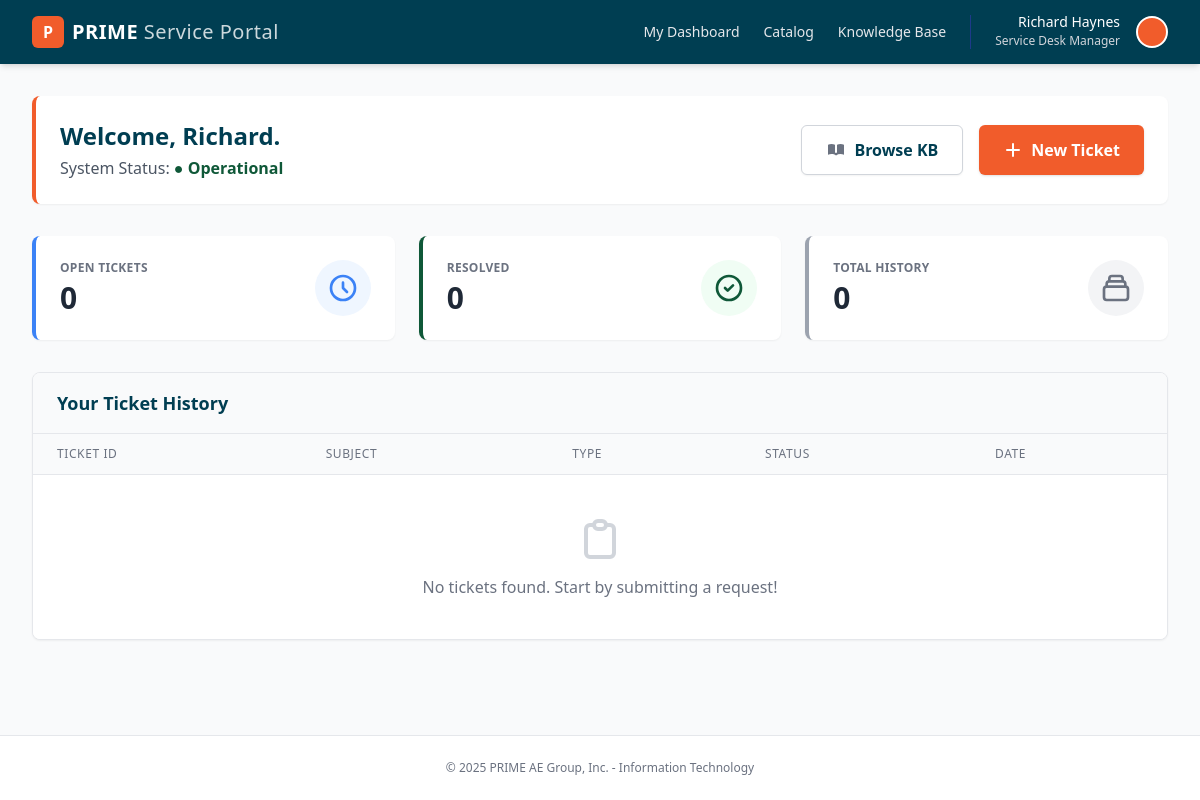
The app's page / (signed in), older data.
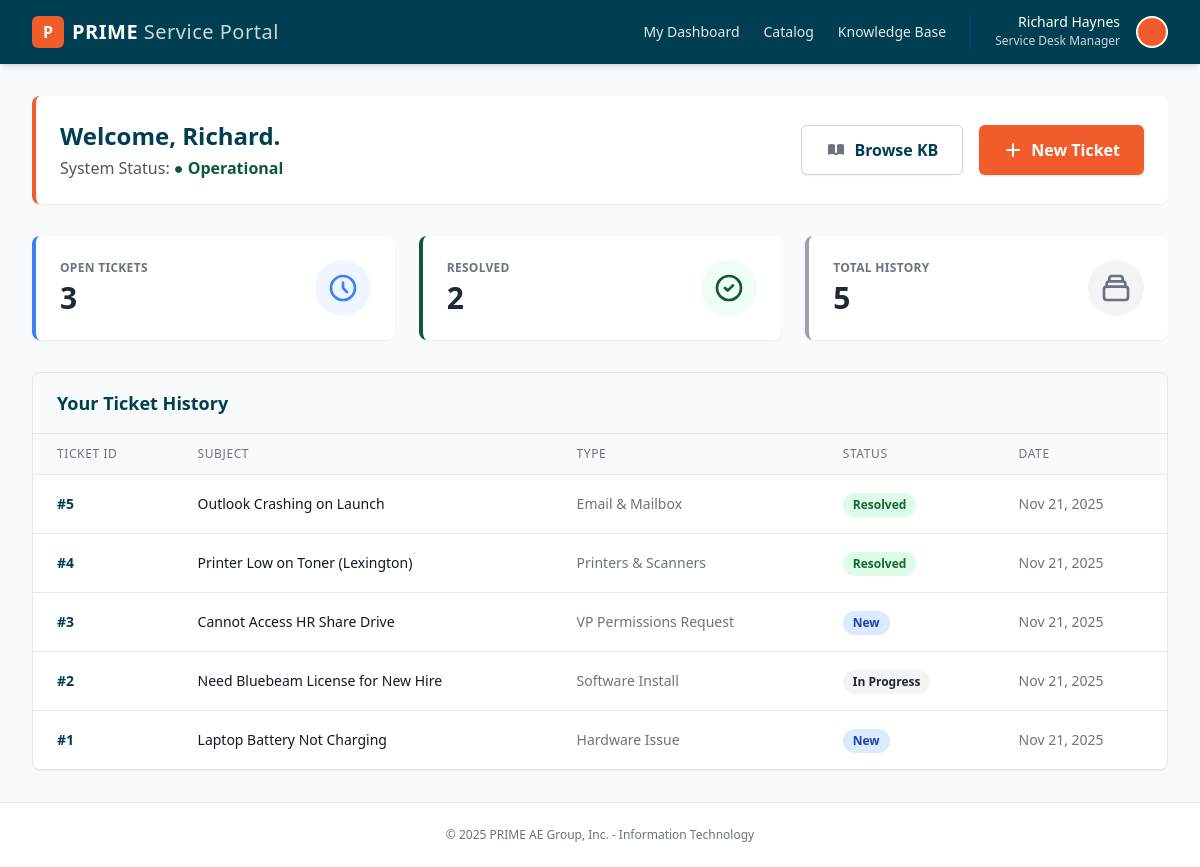
The same page, newer data.
### service_desk/models.py (models this page shows, shortened)
class Ticket(models.Model):
    class TicketType(models.TextChoices):
        APPLICATION = 'Application', 'Application Issue'
        EMAIL = 'Email', 'Email & Mailbox'
        HARDWARE = 'Hardware', 'Hardware Issue'
        PRINTER = 'Printer', 'Printers & Scanners'
        SOFTWARE = 'Software', 'Software Install'
        GENERAL = 'General', 'General IT Question'
        VP_RESET = 'VP Password', 'Deltek VP Password Reset'
        VP_PERM = 'VP Permissions', 'VP Permissions Request'
        PROJECT = 'Project', 'Project Folder Management'
    class Source(models.TextChoices):
        PORTAL = 'Portal', 'Portal'
        EMAIL = 'Email', 'Email'
        PHONE = 'Phone', 'Phone'
    class Priority(models.TextChoices):
        P1 = 'Critical', 'Critical - System Down'
        P2 = 'High', 'High - Urgent'
        P3 = 'Medium', 'Medium - Normal'
        P4 = 'Low', 'Low - Scheduled'
        NO_RESPONSE = 'NoResponse', 'Do Not Respond'
    class Status(models.TextChoices):
        NEW = 'New', 'New'
        ASSIGNED = 'Assigned', 'Assigned'
        IN_PROGRESS = 'InProgress', 'In Progress'
        RESOLVED = 'Resolved', 'Resolved'
        CLOSED = 'Closed', 'Closed'
    title = models.CharField(max_length=200, help_text="Summary of the issue")
    description = models.TextField(help_text="Detailed notes")
    submitter = models.ForeignKey(User, on_delete=models.CASCADE, related_name='tickets')
    ticket_type = models.CharField(
        max_length=50,
        choices=TicketType.choices,
        default=TicketType.GENERAL,
        verbose_name="Type"
    )
    subtype = models.CharField(max_length=100, blank=True)
    item = models.CharField(max_length=100, blank=True)
    source = models.CharField(
        max_length=20,
        choices=Source.choices,
        default=Source.PORTAL
    )
    priority = models.CharField(
        max_length=20,
        choices=Priority.choices,
        default=Priority.P3
    )
    status = models.CharField(
        max_length=20,
        choices=Status.choices,
        default=Status.NEW
    )
    connectwise_id = models.IntegerField(null=True, blank=True, unique=True)
    created_at = models.DateTimeField(auto_now_add=True)
    updated_at = models.DateTimeField(auto_now=True)
    class Meta:
        ordering = ['-created_at']
        verbose_name = "Service Ticket"
        verbose_name_plural = "Service Tickets"

### service_desk/views.py (the view)
# urls.py: path('', views.dashboard, name='dashboard'),
def dashboard(request):
    if request.user.is_authenticated:
        user_tickets = Ticket.objects.filter(submitter=request.user).order_by('-created_at')
    else:
        user_tickets = Ticket.objects.none()
    total = user_tickets.count()
    resolved = user_tickets.filter(status__in=[Ticket.Status.RESOLVED, Ticket.Status.CLOSED]).count()
    open_count = total - resolved
    context = {
        'tickets': user_tickets,
        'total_tickets': total,
        'open_tickets': open_count,
        'resolved_tickets': resolved,
    }
    return render(request, 'dashboard.html', context)

### templates/dashboard.html (shortened to what the changed rows need)
{% extends 'base.html' %}
{% block content %}
    <div class="bg-white rounded-lg shadow-sm p-6 border-l-4 border-prime-orange mb-8 flex justify-between items-center">
        <div>
            <h2 class="text-2xl font-bold text-prime-navy">Welcome, Richard.</h2>
        </div>
    </div>
    <div class="grid grid-cols-1 md:grid-cols-3 gap-6 mb-8">
        <div class="bg-white rounded-lg shadow-sm p-6 border-l-4 border-blue-500 flex justify-between items-center">
            <div>
                <div class="text-gray-500 text-xs font-bold uppercase tracking-wide">Open Tickets</div>
                <div class="text-3xl font-bold text-gray-800 mt-1">{{ open_tickets }}</div>
            </div>
        </div>
        <div class="bg-white rounded-lg shadow-sm p-6 border-l-4 border-prime-green flex justify-between items-center">
            <div>
                <div class="text-gray-500 text-xs font-bold uppercase tracking-wide">Resolved</div>
                <div class="text-3xl font-bold text-gray-800 mt-1">{{ resolved_tickets }}</div>
            </div>
        </div>
        <div class="bg-white rounded-lg shadow-sm p-6 border-l-4 border-gray-400 flex justify-between items-center">
            <div>
                <div class="text-gray-500 text-xs font-bold uppercase tracking-wide">Total History</div>
                <div class="text-3xl font-bold text-gray-800 mt-1">{{ total_tickets }}</div>
            </div>
        </div>
    </div>
    <div class="bg-white rounded-lg shadow-sm border border-gray-200 overflow-hidden">
        <div class="overflow-x-auto">
            <table class="min-w-full divide-y divide-gray-200">
                <thead class="bg-gray-50">
                    <tr>
                        <th scope="col" class="px-6 py-3 text-left text-xs font-medium text-gray-500 uppercase tracking-wider">Ticket ID</th>
                        <th scope="col" class="px-6 py-3 text-left text-xs font-medium text-gray-500 uppercase tracking-wider">Subject</th>
                        <th scope="col" class="px-6 py-3 text-left text-xs font-medium text-gray-500 uppercase tracking-wider">Type</th>
                        <th scope="col" class="px-6 py-3 text-left text-xs font-medium text-gray-500 uppercase tracking-wider">Status</th>
                        <th scope="col" class="px-6 py-3 text-left text-xs font-medium text-gray-500 uppercase tracking-wider">Date</th>
                    </tr>
                </thead>
                <tbody class="bg-white divide-y divide-gray-200">
                    {% for ticket in tickets %}
                    <tr class="hover:bg-gray-50 transition duration-150">
                        <td class="px-6 py-4 whitespace-nowrap text-sm font-bold text-prime-navy">
                            #{{ ticket.connectwise_id|default:ticket.id }}
                        </td>
                        <td class="px-6 py-4 whitespace-nowrap text-sm font-medium text-gray-900">
                            {{ ticket.title|truncatechars:50 }}
                        </td>
                        <td class="px-6 py-4 whitespace-nowrap text-sm text-gray-500">
                            {{ ticket.get_ticket_type_display }}
                        </td>
                        <td class="px-6 py-4 whitespace-nowrap">
                            <span class="px-2.5 py-0.5 inline-flex text-xs leading-5 font-semibold rounded-full
                                {% if ticket.status == 'New' %} bg-blue-100 text-blue-800
                                {% elif ticket.status == 'In Progress' %} bg-yellow-100 text-yellow-800
                                {% elif ticket.status == 'Resolved' %} bg-green-100 text-green-800
                                {% else %} bg-gray-100 text-gray-800 {% endif %}">
                                {{ ticket.get_status_display }}
                            </span>
                        </td>
                        <td class="px-6 py-4 whitespace-nowrap text-sm text-gray-500">
                            {{ ticket.created_at|date:"M d, Y" }}
                        </td>
                    </tr>
                    {% empty %}
                    <tr>
                        <td colspan="5" class="px-6 py-10 text-center text-gray-500">
                            <div class="flex flex-col items-center justify-center">
                                <svg class="h-12 w-12 text-gray-300 mb-3" fill="none" viewBox="0 0 24 24" stroke="currentColor">
                                    <path stroke-linecap="round" stroke-linejoin="round" stroke-width="2" d="M9 5H7a2 2 0 00-2 2v12a2 2 0 002 2h10a2 2 0 002-2V7a2 2 0 00-2-2h-2M9 5a2 2 0 002 2h2a2 2 0 002-2M9 5a2 2 0 012-2h2a2 2 0 012 2" />
                                </svg>
                                <p>No tickets found. Start by submitting a request!</p>
                            </div>
                        </td>
                    </tr>
                    {% endfor %}
                </tbody>
            </table>
        </div>
    </div>
{% endblock %}

Row changes from the older to the newer data that the page shows:
added Ticket: connectwise_id "5", title "Outlook Crashing on Launch", ticket_type "Email & Mailbox", status "Resolved", created_at "Nov 21, 2025"
added Ticket: connectwise_id "4", title "Printer Low on Toner (Lexington)", ticket_type "Printers & Scanners", status "Resolved", created_at "Nov 21, 2025"
added Ticket: connectwise_id "3", title "Cannot Access HR Share Drive", ticket_type "VP Permissions Request", status "New", created_at "Nov 21, 2025"
added Ticket: connectwise_id "2", title "Need Bluebeam License for New Hire", ticket_type "Software Install", status "In Progress", created_at "Nov 21, 2025"
added Ticket: connectwise_id "1", title "Laptop Battery Not Charging", ticket_type "Hardware Issue", status "New", created_at "Nov 21, 2025"
Text that changed along with them:
{{ open_tickets }}: "0" → "3"
{{ resolved_tickets }}: "0" → "2"
{{ total_tickets }}: "0" → "5"
text no longer shown: "No tickets found. Start by submitting a request!"
